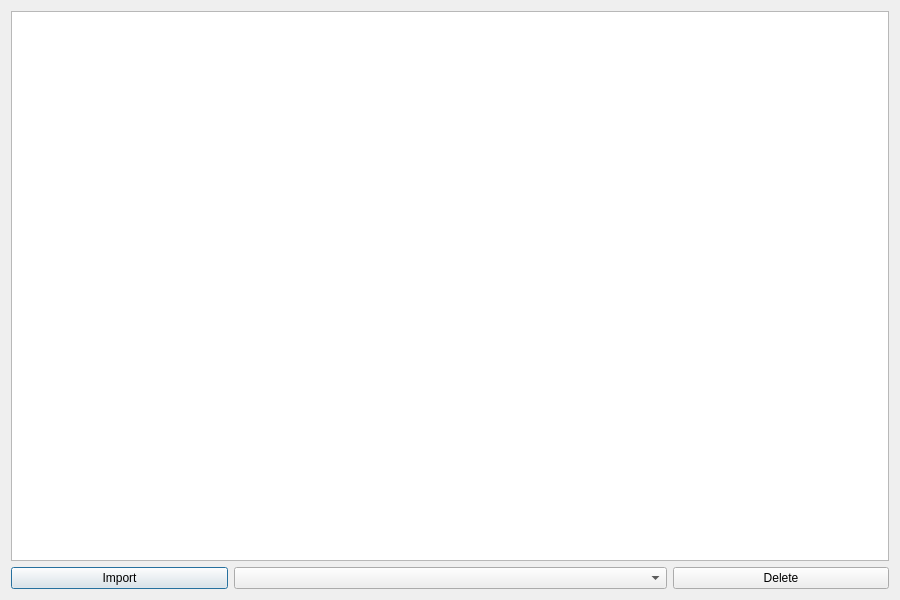
<?xml version="1.0" encoding="UTF-8"?>
<ui version="4.0">
 <class>csvDialog</class>
 <widget class="QDialog" name="csvDialog">
  <property name="geometry">
   <rect>
    <x>0</x>
    <y>0</y>
    <width>900</width>
    <height>600</height>
   </rect>
  </property>
  <property name="minimumSize">
   <size>
    <width>900</width>
    <height>600</height>
   </size>
  </property>
  <property name="windowTitle">
   <string>Dialog</string>
  </property>
  <layout class="QVBoxLayout" name="verticalLayout_2">
   <item>
    <layout class="QVBoxLayout" name="centralLayout">
     <item>
      <widget class="QListView" name="listView"/>
     </item>
     <item>
      <layout class="QHBoxLayout" name="csvButtons" stretch="1,2,1">
       <item>
        <widget class="QPushButton" name="profileList">
         <property name="text">
          <string>Import</string>
         </property>
        </widget>
       </item>
       <item>
        <widget class="QComboBox" name="comboBox"/>
       </item>
       <item>
        <widget class="QPushButton" name="pushButton">
         <property name="text">
          <string>Delete</string>
         </property>
        </widget>
       </item>
      </layout>
     </item>
    </layout>
   </item>
  </layout>
 </widget>
 <resources/>
 <connections/>
</ui>
